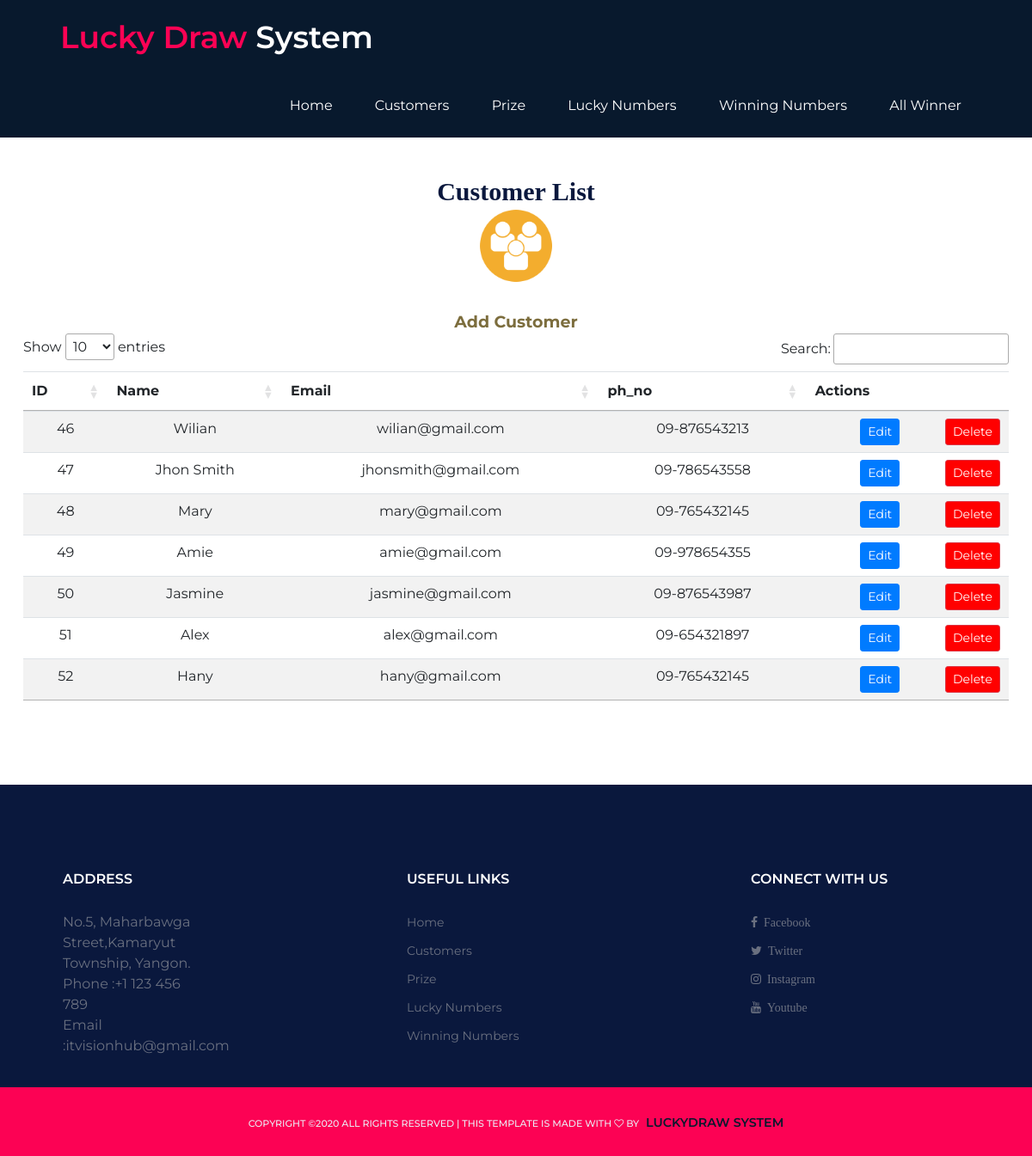
The app's page /customer_list.php with its own data.
### tables this page shows
CREATE TABLE `customers` (
  `id` int(11) NOT NULL,
  `name` varchar(255) NOT NULL,
  `email` varchar(255) NOT NULL,
  `ph_no` varchar(255) NOT NULL,
  `created_date` datetime DEFAULT NULL,
  `updated_date` datetime DEFAULT NULL
);

### inc/functions.php (called while the page is built, shortened)
<?php
function get_customer_list(){
    include 'inc/connection.php';
    try{
        $sql = 'SELECT * FROM customers';
        $stmt = $conn->query($sql);
        $stmt->execute();
        $result = $stmt->fetchAll(PDO::FETCH_ASSOC);
        return $result;
    }
    catch(Exception $e){
        echo "Error!:" . $e->getMessage() . "</br>";
        return array();
    }
}

### customer_list.php (the view, shortened to what this page needs)
<?php
include "inc/header.php";
include "inc/functions.php";
?>
<section class="main_section">
    <div class="container hero-section">
        <div class="row">
            <div class="col-md-12 text-center">
                <h3 class="add-project mt-custom">Customer List</h3>
                <a href="customer.php" class="action_link">
                    <div class="action_icon">
                    <img src="img/users-256.png" alt="project list icon" class="img-fluid img-margin">
                       Add Customer
                    </div>
                </a>
                <div class="table-responsive">
                <table class="table table-striped" id="myTable">
                    <thead>
                        <tr>
                        <th scope="col">ID</th>
                        <th scope="col">Name</th>
                        <th scope="col">Email</th>
                        <th scope="col">ph_no</th>
                        <th scope="col">Actions</th>
                        </tr>
                    </thead>
                    <tbody>
                        <?php
                        foreach (get_customer_list() as $item) {
                            echo "<tr>";
                            echo "<td>". $item['id']. "</td>";
                            echo "<td>". $item['name']. "</td>";
                            echo "<td>". $item['email']. "</td>";
                            echo "<td>". $item['ph_no']. "</td>";
                            echo "<td><a class='btn btn-primary btn-sm' href='customer.php?id=" . $item['id'] . "'>Edit</a>";
                            echo "<form method='post' action='customer_list.php' class='d-inline float-right' onsubmit=\"return confirm('Are you sure you want to delete this project?');\">";
                            echo "<input type='submit' class='btn btn-danger btn-sm' value='Delete'>";
                            echo "</form>";
                            echo "</td>";
                            echo "</tr>";
                        }
                    ?>
                    </tbody>
                </table>
            </div>
            </div>
        </div>
    </div>
</section>
<?php
include "inc/footer.php";
?>

### inc/header.php (shortened to what this page needs)
<!DOCTYPE html>
<html>
<head>
	<link rel="stylesheet" href="https://cdn.datatables.net/1.10.20/css/jquery.dataTables.min.css">
	<link rel="stylesheet" href="css/bootstrap.min.css"/>
	<link rel="stylesheet" href="css/font-awesome.min.css"/>
	<link rel="stylesheet" href="css/owl.carousel.min.css"/>
	<link rel="stylesheet" href="css/slicknav.min.css"/>
  <link rel="stylesheet" href="css/style.css"/>
  <link rel="stylesheet" href="css/responsive.css"/>
</head>
<body>
	<header class="header-section clearfix">
		<a href="index.php" class="site-logo">
			<h2><span class="lk">Lucky Draw</span> <span class="sy">System</span></h2>
		</a>
		<ul class="main-menu">
			<li><a href="index.php">Home</a></li>
			<li><a href="customer_list.php">Customers</a></li>
			<li><a href="prize_list.php">Prize</a></li>
			<li><a href="luckynumber_list.php">Lucky Numbers</a></li>
			<li><a href="customer_prize.php">Winning Numbers</a></li>
      <li><a href="all_customer_prizes.php">All Winner</a></li>
		</ul>
	</header>

### inc/footer.php (shortened to what this page needs)
<footer class="footer-section">
	<div class="customContainer">
		<div class="row">
			<div class="col-xl-4 col-lg-4 order-lg-2 custom-left">
				<div class="row">
					<div class="col-sm-4">
						<div class="footer-widget">
							<h2>Address</h2>
							<address>
							No.5, Maharbawga Street,Kamaryut Township, Yangon. 	<br>
							Phone :+1 123 456 789 <br>
							Email :itvisionhub@gmail.com <br>
							</address>
						</div>
					</div>
				</div>
			</div>
			<div class="col-xl-4 col-lg-4 order-lg-2 custom-left">
				<div class="row">
					<div class="col-sm-4">
						<div class="footer-widget">
							<h2>Useful Links</h2>
							<ul class="useful">
								<li><a href="index.php">Home</a></li>
								<li><a href="customer_list.php">Customers</a></li>
								<li><a href="prize_list.php">Prize</a></li>
								<li><a href="luckynumber_list.php">Lucky Numbers</a></li>
								<li><a href="customer_prize.php">Winning Numbers</a></li>
							</ul>
						</div>
					</div>
				</div>
			</div>
			<div class="col-xl-4 col-lg-4 order-lg-2 custom-left">
				<div class="row">
					<div class="col-sm-4">
						<div class="footer-widget">
							<h2 class="connect">Connect With Us</h2>
							<ul class="useful">
								<li><a href=""> <i class= "fa fa-facebook">&nbsp;&nbsp;Facebook</i></a></li>
								<li><a href=""><i class= "fa fa-twitter">&nbsp;&nbsp;Twitter</i></a></li>
								<li><a href=""><i class= "fa fa-instagram">&nbsp;&nbsp;Instagram </i></a></li>
								<li><a href=""><i class= "fa fa-youtube">&nbsp;&nbsp;Youtube</i></a></li>
							</ul>
						</div>
					</div>
				</div>
			</div>
	</div>
		</footer>
		<div class="copyright">
			Copyright &copy;<script>document.write(new Date().getFullYear());</script> All rights reserved | This template is made with <i class="fa fa-heart-o" aria-hidden="true"></i> by <span class="footer-logo"><a href="http://luckydrawphp.itbankus.com/" target="_blank">LuckyDraw System</a> </span>
		</div>
</body>
</html>

### css/style.css (style rules this page uses)
html, body { height: 100%; font-family: "Montserrat", sans-serif; -webkit-font-smoothing: antialiased; font-smoothing: antialiased; }
h1, h2, h3, h4, h5, h6 { margin: 0; color: #0a183d; font-weight: 600; line-height: 1; }
h2 { font-size: 36px; }
h3 { font-size: 30px; }
img { max-width: 100%; }
ul, ol { padding: 0; margin: 0; }
.text-white h1, .text-white h2, .text-white h3, .text-white h4, .text-white h5, .text-white h6, .text-white p, .text-white span, .text-white li, .text-white a, { color: #fff; }
.header-section { padding-left: 55px; padding-right: 72px; background: #08192d; position: fixed; width: 100%; z-index: 2; }
.site-logo { display: inline-block; padding: 0; padding: 25px 15px; }
.main-menu { list-style: none; float: right; }
.main-menu li { display: inline-block; position: relative; }
.main-menu li a { display: block; font-size: 16px; color: #ffffff; padding: 25px 10px; }
.main-menu li:first-child a { margin-left: 0; }
.hero-section { padding-top: 86px; overflow: hidden; }
.footer-section { background: #0a183d; padding: 100px 0 20px; }
.footer-widget { width: 150px; padding-top: 2px; }
.footer-widget h2 { font-size: 16px; color: #fff; text-transform: uppercase; margin-bottom: 30px; }
.footer-widget ul { list-style: none; }
.footer-widget ul li a { display: inline-block; color: #6a7080; font-size: 14px; margin-bottom: 10px; }
.copyright { text-align: center; font-size: 11px; text-transform: uppercase; font-weight: 500; color: #ebedf5; padding: 31px 0 27px; background: #fc0254; }
h3 { font-family: "Times New Roman", Times, serif; }
.btn-danger { background: red !important; }
.action_icon { width: 150px; height: 150px; border-radius: 50%; margin: 0 auto; }
.action_link { text-decoration: none !important; font-size: 19px; font-weight: bold; color: #7c6d3d !important; }
.action_icon img { width: 100%; padding: 28px; }
.table { margin-top: 100px; }
address { color: #6a7080; }
.lk { color: #fc0254; }
.sy { color: #fff; }
.custom-left { padding-left: 58px; }
.connect { width: 161px; }
.footer-logo > a { color: #08192d; font-size: 1.3em; font-weight: 600; padding-left: 5px; }
.img-margin { padding-top: 1px !important; }

### css/responsive.css (style rules this page uses)
@media (min-width: 1200px) { .container { max-width: 1176px; padding: 120px 0 86px; } }
@media only screen and (min-width: 1200px) and (max-width: 1360px) { .main-menu li a { margin-left: 25px; } }
@media only screen and (min-width: 992px) and (max-width: 1340px) { .mt-custom { padding-top: 88px; } }

### records on screen
customers: id "46", name "Wilian", email "wilian@gmail.com", ph_no "09-876543213"
customers: id "47", name "Jhon Smith", email "jhonsmith@gmail.com", ph_no "09-786543558"
customers: id "48", name "Mary", email "mary@gmail.com", ph_no "09-765432145"
customers: id "49", name "Amie", email "amie@gmail.com", ph_no "09-978654355"
customers: id "50", name "Jasmine", email "jasmine@gmail.com", ph_no "09-876543987"
customers: id "51", name "Alex", email "alex@gmail.com", ph_no "09-654321897"
customers: id "52", name "Hany", email "hany@gmail.com", ph_no "09-765432145"
